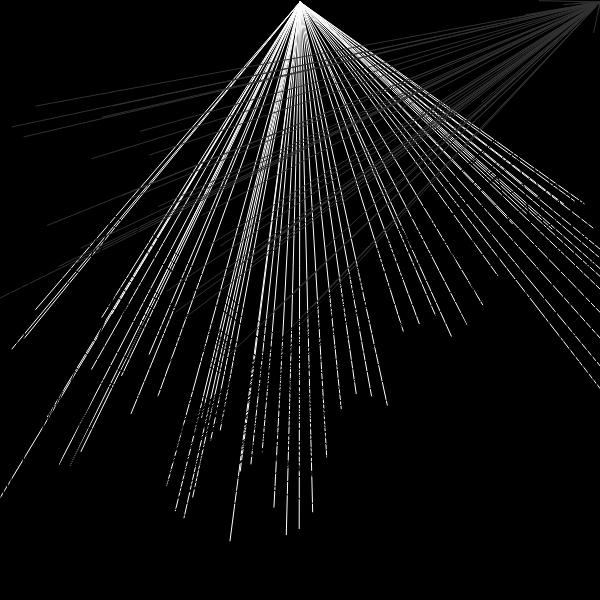
Frame 1 (no input)
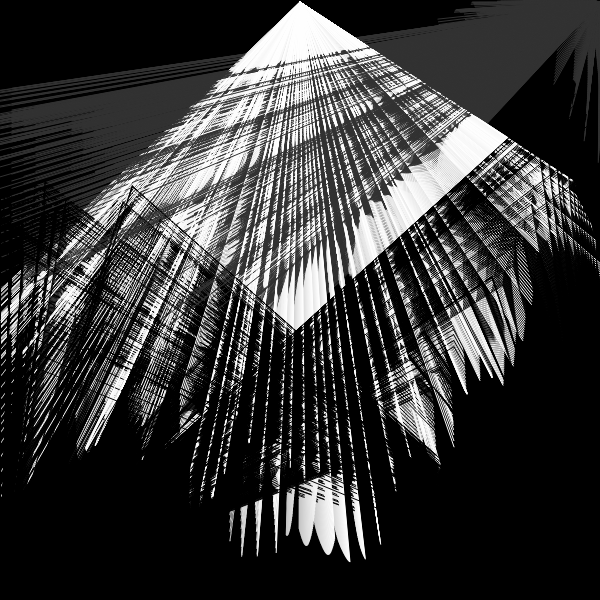
Frame 60 (no input)
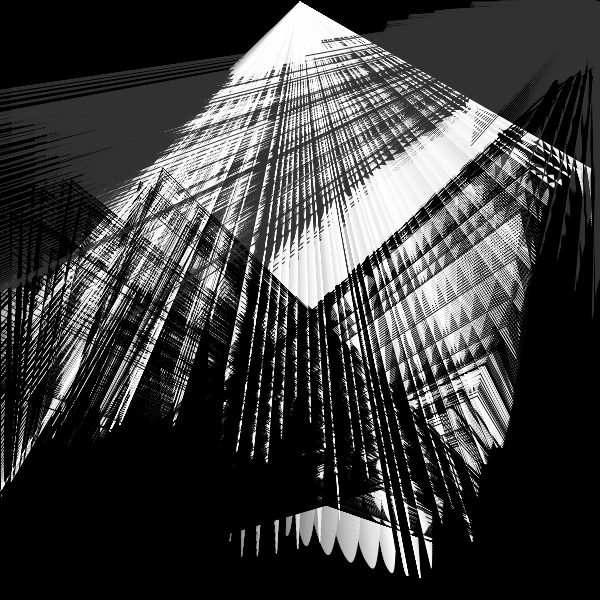
Frame 120 (the mouse pressed at the canvas centre since frame 60)

The p5.js sketch that drew these frames (run headless with seeded random() and noise() and a simulated clock; from frame 60 on, the mouse is pressed at the canvas centre):

// p5.js sketch
// ── sketch.js
/*
ref.
A trick to get looping curves with lerp and delay
https://necessarydisorder.wordpress.com/2018/03/31/a-trick-to-get-looping-curves-with-lerp-and-delay/
*/


const CYCLE = 480;
const VERT_NUM = 3000;
let DELAY_FACTOR = 1.3;


function setup() {

    const s = min(windowWidth , windowHeight);
  createCanvas(s,s); 
  w = 600;
  var canvas;
    if(windowWidth>=600 && windowHeight >=600){
      canvas = createCanvas(600, 600);
    }
    else{
      canvas = createCanvas(windowWidth, windowHeight - 100);
    }

  var x = (windowWidth - width) / 2;
  var y = (windowHeight - height) / 2;

  canvas.position(x, y);
  background(0);
  noStroke();

}

function x1(t){
  return  (cos(TAU * t) - 1) * height * 0.0;
}
function y1(t){
  return 0.5 * width + width * (noise(sin(TAU * t) * 2) - 0.5);
}
 
function x2(t){
  return (cos(TAU * t) + 1) * width * 0.1 + width;
}
function y2(t){
  return 0.5 * width - 0.4 * width * cos(TAU * t);
  
}
 

function draw(){
  
  const frameRatio = frameCount % CYCLE / CYCLE;
  
  const w = 50;
  strokeJoin(ROUND);
  noFill();
  background(0, 1);


    for(let i=0;i< VERT_NUM; i+=50){
    stroke(255);
  fill(0, 10)

    const vertRatio = (i / VERT_NUM) % 1;
    let x = lerp(x1(frameRatio - DELAY_FACTOR * vertRatio*10), x2(frameRatio - DELAY_FACTOR * (20 - vertRatio)), vertRatio);
    let y = lerp(y1(frameRatio - DELAY_FACTOR * vertRatio*2), y2(frameRatio - DELAY_FACTOR * ( vertRatio)), vertRatio);
    line(x, y + 100, width/2, 2);

  }

    for(let i=0;i< VERT_NUM; i+=50){
    stroke(0);
    fill(0)

    const vertRatio = (i / VERT_NUM) % 1;
    let x = lerp(x1(frameRatio - DELAY_FACTOR * vertRatio), x2(frameRatio - DELAY_FACTOR * (20 - vertRatio)), vertRatio);
    let y = lerp(y1(frameRatio - DELAY_FACTOR * vertRatio*2), y2(frameRatio - DELAY_FACTOR * ( vertRatio)), vertRatio);
    line(x, y , width, height);

  }



  for(let i=0;i< VERT_NUM; i+=50){
    stroke(50);
  fill(255, 10)

    const vertRatio = (i / VERT_NUM) % 1;
    let x = lerp(x1(frameRatio - DELAY_FACTOR * vertRatio), x2(frameRatio - DELAY_FACTOR * (vertRatio)), vertRatio);
    let y = lerp(y1(frameRatio - DELAY_FACTOR * vertRatio*-2), y2(frameRatio - DELAY_FACTOR * (500 - vertRatio)), vertRatio);
    line(x, y - 100, width, 2);

  }

  for(let i=0;i< VERT_NUM; i+=50){
    stroke(0);
    fill(0)

    const vertRatio = (i / VERT_NUM) % 1;
    let x = lerp(x1(frameRatio - DELAY_FACTOR * vertRatio), x2(frameRatio - DELAY_FACTOR * (20 - vertRatio)), vertRatio);
    let y = lerp(y1(frameRatio - DELAY_FACTOR * vertRatio*2), y2(frameRatio - DELAY_FACTOR * ( vertRatio)), vertRatio);
    line(x, y , 0, height);

  }

}


function createCols(_url) {
  let slash_index = _url.lastIndexOf('/');
  let pallate_str = _url.slice(slash_index + 1);
  let arr = pallate_str.split('-');
  for (let i = 0; i < arr.length; i++) {
    arr[i] = '#' + arr[i];
  }
  return arr;
}
